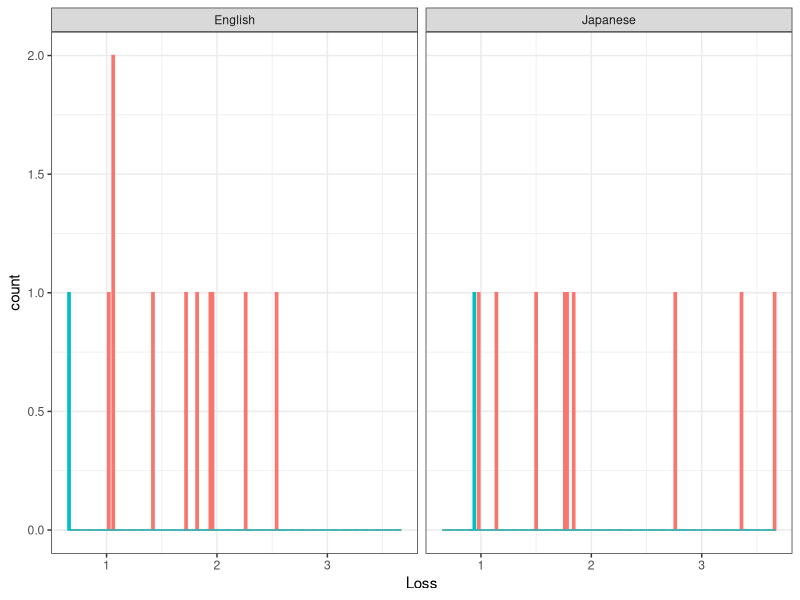

Write the R code that produced this figure.
best = read.csv("../strongest_models/best-two.csv")

library(dplyr)
library(tidyr)

data = read.csv("cky-summary.tsv", sep="\t")

data = merge(data, best %>% select(Language, Model) %>% rename(BestModel = Model), by=c("Language"))

data = data %>% filter(Directory != "manual_output_funchead_two_coarse_final" | Model == BestModel)
data = data %>% filter(Directory %in% c("manual_output_funchead_two_coarse_final", "manual_output_funchead_RANDOM"))

library(ggplot2)
#plot = ggplot(data=data, aes(x=Loss, group=Directory, color=Directory, fill = Directory)) + 
#      geom_bar(width=0.03) +  theme_bw()

plot = ggplot(data=data, aes(x=Loss, group=Directory, color=Directory, fill = Directory)) + 
      geom_histogram(binwidth=0.02)  + facet_grid(~Language) + theme_bw() + theme(legend.position="none")

#plot = ggplot(data=data, aes(x=Loss+Gold, group=Directory, color=Directory, fill = Directory)) + 
#      geom_histogram(binwidth=0.05)  + facet_grid(~Language) + theme_bw() + theme(legend.position="none")


ggsave(plot=plot, filename="cky-parse.pdf")


